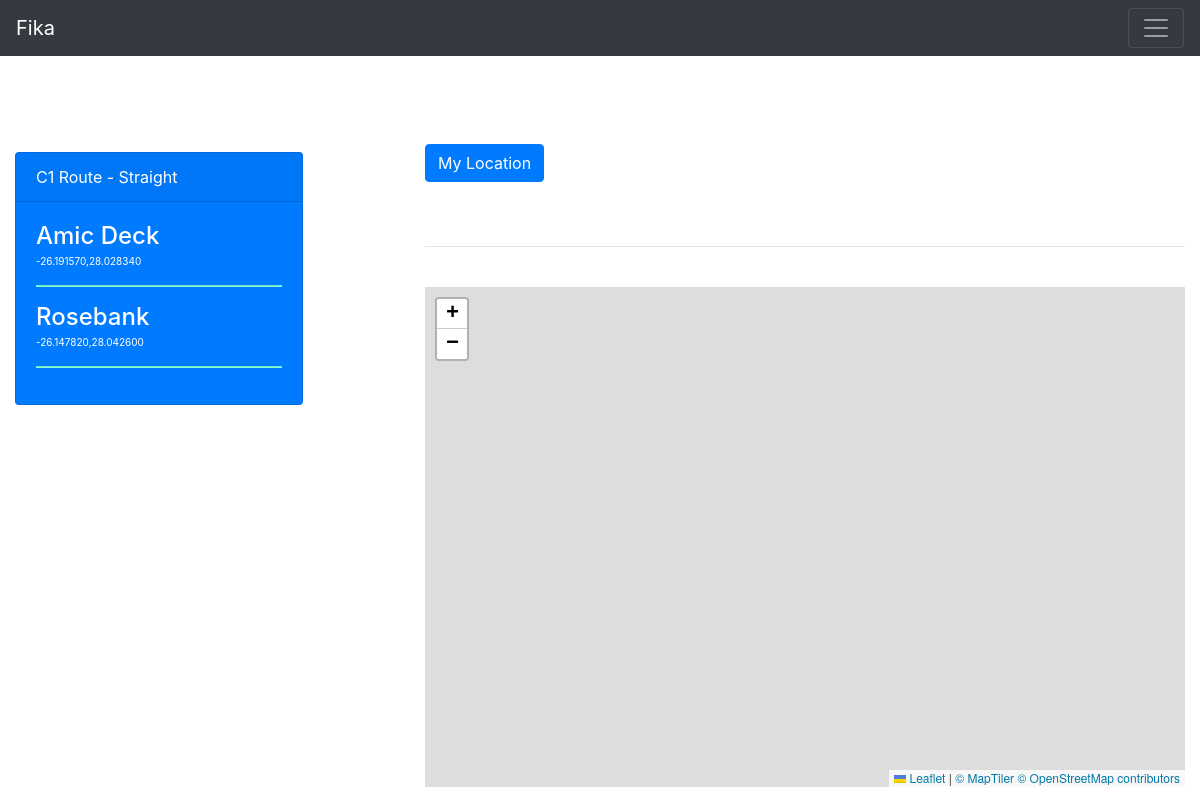
Screenshot of /platforms/Wits/routes/1 (signed in) with the database file from the repository.
### platforms/models.py (models this page shows, shortened)
class Route(models.Model):
    id = models.AutoField(primary_key=True)
    platform_id = models.ForeignKey(Platform, on_delete=models.CASCADE, related_name='routes')
    name = models.CharField(max_length=200)
    route_type = models.CharField(max_length=200)

class Stop(models.Model):
    id = models.AutoField(primary_key=True)
    route_id = models.ForeignKey(Route, on_delete=models.CASCADE, related_name='stops')
    location = models.CharField(max_length=200)
    lat = models.DecimalField(max_digits=9, decimal_places=6)
    lon = models.DecimalField(max_digits=9, decimal_places=6)

### app/views.py (the view)
# urls.py: path('platforms/<str:name>/routes', views.show_routes, name='show_routes'),
@login_required
def routes(request, name, id):
    platform = get_object_or_404(models.Platform, name=name)
    route = models.Route.objects.get(id=id)
    stops = []
    stops_dict = {}
    for stop in models.Stop.objects.filter(route_id=route.id):
        stops.append(stop)
    for stop in stops:
        stops_dict[stop.location] = (float(stop.lat), float(stop.lon))
    if request.method == 'POST':
        user_lat = request.POST['user_coords_lat']
        user_lon = request.POST['user_coords_lon']
        float_user_lat = float(user_lat)
        float_user_lon = float(user_lon)
        user_coords = float_user_lat, float_user_lon
        distances = {}
        for loc, coord in stops_dict.items():
            distance = haversine.haversine(user_coords,coord)
            distances[loc] = distance
        for loc, distance in distances.items():
            distances[loc] = distance/1000
        m = folium.Map(location=[float_user_lat, float_user_lon], zoom_start=13)
        tooltip = 'Click for more info'
        folium.Marker([user_lat, user_lon],
                    popup='<strong>Your location</strong>',
                    tooltip=tooltip,
                    icon=folium.Icon(color='blue')).add_to(m),
        stops = models.Stop.objects.filter(route_id=route.id)
        for stop in stops:
            folium.Marker([stop.lat, stop.lon],
                        popup=f'<strong>{stop.location} - Bus Stop</strong>',
                        tooltip=tooltip,
                        icon=folium.Icon(color='red')).add_to(m),
        m = m._repr_html_()
        return render(request, 'app/home.html', {'map':m, 'route':route, 'platform':platform, 'stops': stops, 'distances': distances})
    else:
        m = folium.Map(location=[-26.195246, 28.034088], zoom_start=13)
        tooltip = 'Click for more info'
        stops = models.Stop.objects.filter(route_id=route.id)
        for stop in stops:
            folium.Marker([stop.lat, stop.lon],
                        popup=f'<strong>{stop.location} - Bus Stop</strong>',
                        tooltip=tooltip,
                        icon=folium.Icon(color='red')).add_to(m),
        m = m._repr_html_()
        return render(request, 'app/home.html', {'map':m, 'stops':stops, 'route':route, 'platform':platform})

### app/templates/app/home.html (shortened to what this page needs)
{% extends 'base.html' %}
{% block content %}
    <div class="row">
        <div class="col-md-4">
            <div class="container">
                <br>
                <br>
                    <div class="card text-white bg-primary mb-3" style="max-width: 18rem;">
                        <div class="card-header">{{route.name}} - {{route.route_type}}</div>
                        <div class="card-body">
                            {% for stop in route.stops.all %}
                                <h4>{{stop.location}}</h4>
                                <p style="font-size: 10px; margin-top: -5px;">{{stop.lat}},{{stop.lon}}</p>
                                <hr style="height: 1px; background-color: aquamarine;">
                            {% endfor %}
                        </div>
                    </div>
            </div>
        </div>
        <div class="col-md-8">
            <div class="container">
                <br>
                <form action="/platforms/{{platform.name}}/routes/{{route.id}}" method="POST">
                    <button class="btn btn-primary">My Location</button>
                </form>
                <br>
                <br>
                <hr>
                <br>
                <div id="mapid">
                </div>
            </div>
        </div>
    </div>
{% endblock %}

### templates/base.html (style rules this page uses)
#mapid { height: 500px; }

### rows the page displays
Route: name "C1 Route", route_type "Straight"
Stop: location "Amic Deck", lat "-26.191570", lon "28.028340"
Stop: location "Rosebank", lat "-26.147820", lon "28.042600"
